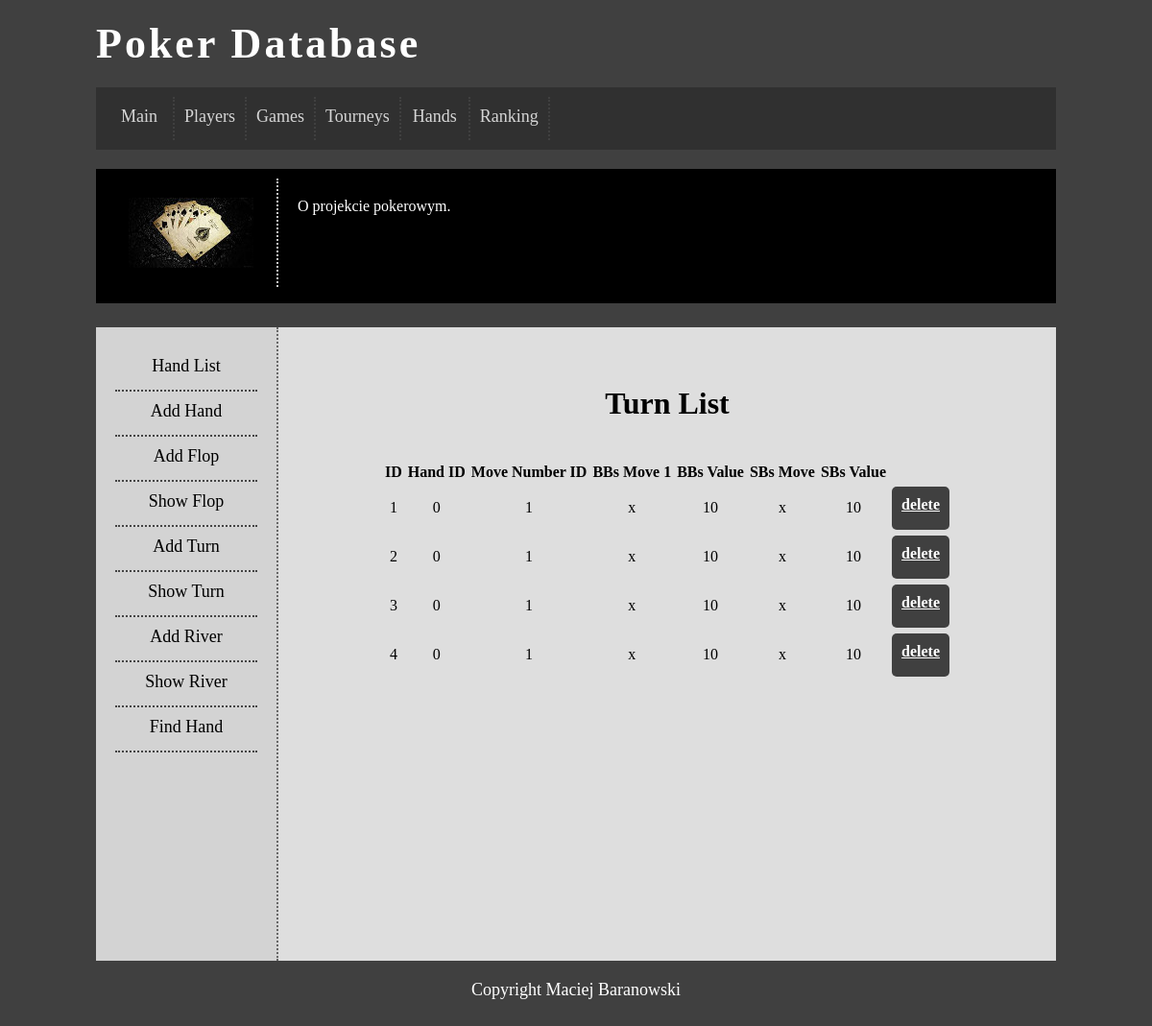
Page /turnshow.php on the committed database.
### tables this page shows
CREATE TABLE IF NOT EXISTS `turn` (
  `idturntemp` int(11) NOT NULL,
  `idturn` int(11) NOT NULL,
  `movenumber` int(11) NOT NULL,
  `bigblindmove` text NOT NULL,
  `valueone` int(11) NOT NULL,
  `dealermove` text NOT NULL,
  `valuetwo` int(11) NOT NULL
);

### turnshow.php (the view, shortened to what this page needs)
<html>
<head>
	<link rel="stylesheet" href="style.css" type="text/css" />
</head>
<body>
	<div id="container">
		<div id="logo">
		 Poker Database
		</div>
		<div id="menu">
		<a href='index.php' class="optionlink"><div class="option">Main</div></a>
		<a href='playerlist.php' class="optionlink"><div class="option">Players</div></a>
		<a href='gamelist.php' class="optionlink"><div class="option">Games</div></a>
		<a href='tourneylist.php' class="optionlink"><div class="option">Tourneys</div></a>
		<a href='handlist.php' class="optionlink"><div class="option">Hands</div></a>
		<a href='rankinglist.php' class="optionlink"><div class="option">Ranking</div></a>
		</div>
		<div id="topbar">
			<div id="topbarL">
				<img src="cards.jpeg" />
			</div>
			<div id="topbarR">
				O projekcie pokerowym.
			</div>
		</div>
		<div id="sidebar">
		<a href='handlist.php' class="optionlinkS"><div class="optionL">Hand List</div></a>
		<a href='handadd.php' class="optionlinkS"><div class="optionL">Add Hand</div></a>
		<a href='flopadd.php' class="optionlinkS"><div class="optionL">Add Flop</div></a>
		<a href='flopshow.php' class="optionlinkS"><div class="optionL">Show Flop</div></a>
		<a href='turnadd.php' class="optionlinkS"><div class="optionL">Add Turn</div></a>
		<a href='turnshow.php' class="optionlinkS"><div class="optionL">Show Turn</div></a>
		<a href='riveradd.php' class="optionlinkS"><div class="optionL">Add River</div></a>
		<a href='rivershow.php' class="optionlinkS"><div class="optionL">Show River</div></a>
		<a href='handfind.php' class="optionlinkS"><div class="optionL">Find Hand</div></a>
		</div>
	<div id="content">
			<h1 align="center"> Turn List </h1><br />
			<?php	require_once('db.php');
				$query1 = "SELECT * FROM turn
						ORDER BY idturn ASC, movenumber ASC";
				$response1 = @mysqli_query($dbc, $query1);
			echo '<table align="center"
			cellspacing="2" cellpadding="2">
			<tr>
				<td align="center"><b>ID</b></td>
				<td align="center"><b>Hand ID</b></td>
				<td align="center"><b>Move Number ID</b></td>
				<td align="center"><b>BBs Move 1</b></td>
				<td align="center"><b>BBs Value</b></td>
				<td align="center"><b>SBs Move</b></td>
				<td align="center"><b>SBs Value</b></td>';
			while($row = mysqli_fetch_array($response1)){
			echo '<tr><td align="center">' .
			$row['0'] . ' </td><td align="center">' .
			$row['1'] . ' </td><td align="center">' .
			$row['2'] . ' </td><td align="center">' .
			$row['3'] . ' </td><td align="center">' .
			$row['4'] . ' </td><td align="center">' .
			$row['5'] . ' </td><td align="center">' .
			$row['6'] . ' </td><td align="center">' .
			"<a href='deleteturn.php?del=$row[idturntemp]' class='buttons'>delete</a>";
			echo '</tr>';
		}
		echo '</table>';
		?>
	</div>
		<div id="footer">
			Copyright Maciej Baranowski
		</div>
	</div>
</body>
</html>

### style.css (style rules this page uses)
body { background-color: #404040; }
#container { width: 1000px; margin-left: auto; margin-right: auto; }
#logo { color: white; margin-top: 20px; font-size: 44px; letter-spacing: 3px; font-weight: 900; }
#menu { background-color: #303030; margin-top: 20px; color: #ffffff; padding: 10px; text-align: center; }
#topbar { background-color: black; color: white; padding: 10px; margin-top: 20px; margin-bottom: 25px; height: 120px; }
#topbarL { float: left; padding: 20px; width: 138px; text-align: center; border-right: 2px dotted #cccccc; }
#topbarR { float: left; padding: 20px; width: 760px; font-size: 16px; text-align: justify; }
#sidebar { float: left; width: 148px; min-height: 620px; padding: 20px; background-color: lightgray; text-align: center; font-size: 18px; border-right: 2px dotted #666666; }
#content { float: left; padding: 40px; width: 730px; background-color: #dedede; min-height: 580px; text-align: justify; }
#footer { clear: both; color: white; text-align: center; padding: 20px; font-size: 18px; }
.option { float: left; min-width: 50px; height: 25px; font-size: 18px; padding: 10px; border-right: 2px dotted #444444; opacity: 0.8; }
.optionL { font-size:18px; height: 25px; padding: 10px; border-bottom: 2px dotted #444444; }
a.optionlink { color: #ffffff; text-decoration: none; }
a.optionlinkS { color: black; text-decoration: none; }
a.buttons { display: block; width: 40px; height: 25px; background: #404040; padding: 10px; text-align: center; border-radius: 5px; color: white; font-weight: bold; }

### rows in the picture
turn: idturntemp "1", idturn "0", movenumber "1", bigblindmove "x", valueone "10", dealermove "x", valuetwo "10"
turn: idturntemp "2", idturn "0", movenumber "1", bigblindmove "x", valueone "10", dealermove "x", valuetwo "10"
turn: idturntemp "3", idturn "0", movenumber "1", bigblindmove "x", valueone "10", dealermove "x", valuetwo "10"
turn: idturntemp "4", idturn "0", movenumber "1", bigblindmove "x", valueone "10", dealermove "x", valuetwo "10"
